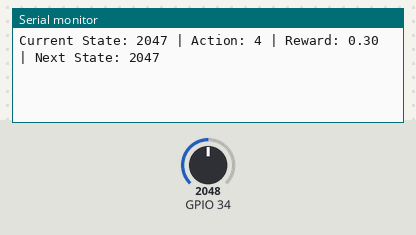
A sketch run on a simulated ESP32. Shown: the last lines printed to the serial monitor. Inputs (shaded band) come from the test bench; at power-on: GPIO 34 = 2048. Random numbers use the default seed unless the sketch sets one.

Above: at 1.8 s.
1.9 s: GPIO 34 set to 2866
At 3.3 s:
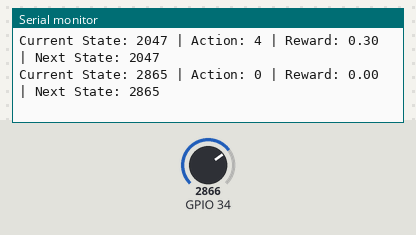
3.4 s: GPIO 34 set to 3603
At 6.1 s:
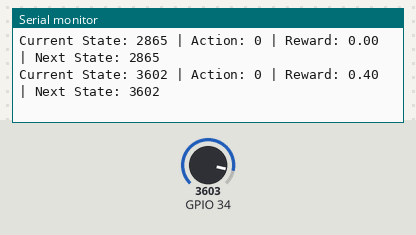
Timing chart, 0 to 7.6 s (numbered marks = the images above; inputs shaded):
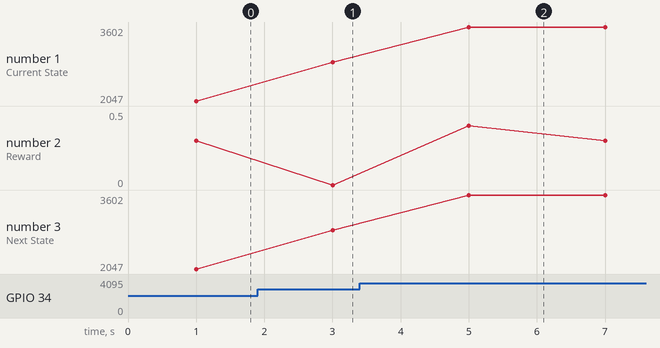

Measured:
- after the input at 1.9 s, the serial monitor: prints a new line after 1.1 s (image 1)
- after the input at 3.4 s, the serial monitor: prints a new line after 1.6 s (image 2)
- plotted number 1: 2047 → 2865 after the input at 1.9 s, 2865 → 3602 after the input at 3.4 s
- plotted number 3: 2047 → 2865 after the input at 1.9 s, 2865 → 3602 after the input at 3.4 s

The sketch:

Q_Learning.ino
```cpp
#include <EEPROM.h>     // To store the Q-Table in non-volatile memory
#define ALPHA 0.5       // Learning rate
#define GAMMA 0.9       // Discount factor
#define EPSILON 0.5     // Probability of choosing a random action
#define NUM_STATES 4095 // Number of possible states
#define NUM_ACTIONS 5   // Number of possible actions

float qTable[NUM_STATES][NUM_ACTIONS];
int currentState = 0;
int action = 0;
float reward = 0;

void initializeQTable()
{
    for (int i = 0; i < NUM_STATES; i++)
    {
        for (int j = 0; j < NUM_ACTIONS; j++)
        {
            qTable[i][j] = 0.0;
        }
    }
}

int chooseAction(int state)
{
    if (random(0, 100) < (EPSILON * 100))
    {
        return random(0, NUM_ACTIONS); // Choose a random action
    }
    else
    {
        int maxAction = 0;
        float maxValue = qTable[state][0];
        for (int i = 1; i < NUM_ACTIONS; i++)
        {
            if (qTable[state][i] > maxValue)
            {
                maxAction = i;
                maxValue = qTable[state][i];
            }
        }
        return maxAction; // Choose the best action
    }
}

void updateQTable(int state, int action, float reward, int nextState)
{
    float oldQValue = qTable[state][action];
    float maxNextQValue = qTable[nextState][0];
    for (int i = 1; i < NUM_ACTIONS; i++)
    {
        if (qTable[nextState][i] > maxNextQValue)
        {
            maxNextQValue = qTable[nextState][i];
        }
    }
    qTable[state][action] = oldQValue + ALPHA * (reward + GAMMA * maxNextQValue - oldQValue);
}

int readSensor()
{
    int sensorValue = analogRead(34); // Assuming the MQ-135 is connected to pin 34
    // Convert the read value to a discrete state
    return map(sensorValue, 0, 4095, 0, NUM_STATES - 1);
}

void setup()
{
    Serial.begin(115200);
    initializeQTable();
    pinMode(34, INPUT);
}

void loop()
{
    currentState = readSensor();
    action = chooseAction(currentState);

    // Perform the action (in this example, we won't do anything specific)
    delay(1000); // Wait one second between readings

    int nextState = readSensor();

    // Set the reward (in this example, we'll use a fictitious reward)
    reward = random(0, 10) / 10.0;

    updateQTable(currentState, action, reward, nextState);

    Serial.print("Current State: ");
    Serial.print(currentState);
    Serial.print(" | Action: ");
    Serial.print(action);
    Serial.print(" | Reward: ");
    Serial.print(reward);
    Serial.print(" | Next State: ");
    Serial.println(nextState);

    delay(1000);
}
```
